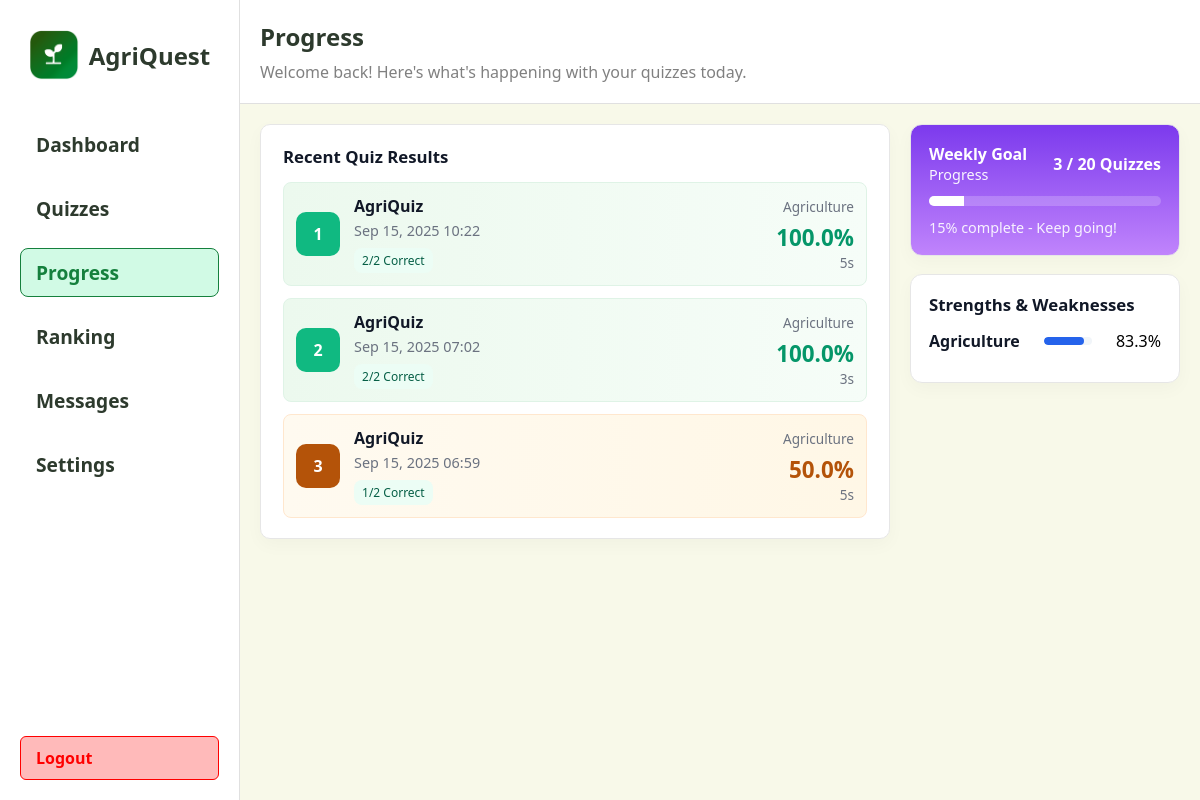
/student/progress (signed in), run on an earlier commit of the app's database.
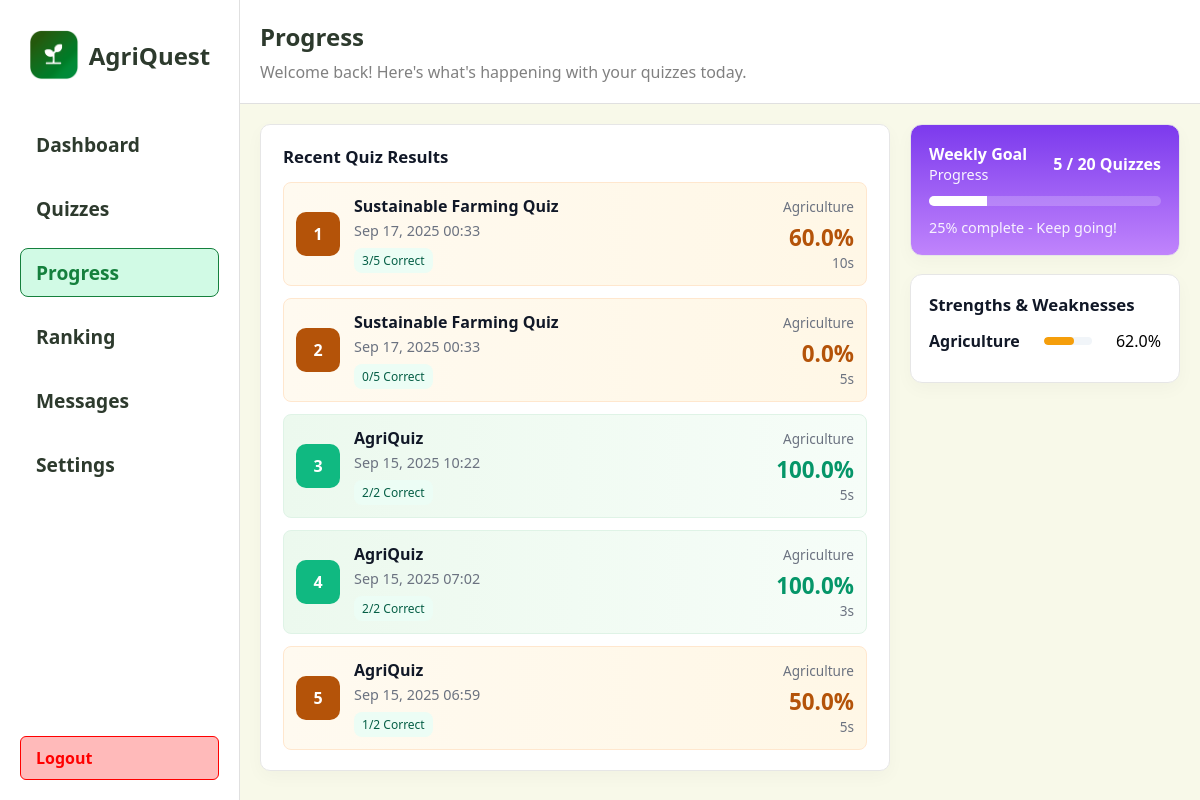
And on a later commit of the database.
### app/models.py (models this page shows)
class QuizAttempt(db.Model):
	id = db.Column(db.Integer, primary_key=True)
	quiz_id = db.Column(db.Integer, db.ForeignKey('quiz.id'), nullable=False)
	student_id = db.Column(db.Integer, db.ForeignKey('student.id'), nullable=False)
	started_at = db.Column(db.DateTime, nullable=False, default=db.func.now())
	completed_at = db.Column(db.DateTime, nullable=True)
	score = db.Column(db.Integer, nullable=True)
	percent = db.Column(db.Float, nullable=True)
	time_taken_seconds = db.Column(db.Integer, nullable=True)
	answers = db.relationship('AttemptAnswer', backref='attempt', cascade='all, delete-orphan', lazy=True)
	quiz = db.relationship('Quiz', backref=db.backref('attempts', cascade='all, delete-orphan'), lazy=True)

class Quiz(db.Model):
	id = db.Column(db.Integer, primary_key=True)
	title = db.Column(db.String(200), nullable=False)
	description = db.Column(db.Text)
	time_limit = db.Column(db.Integer, default=0)  # minutes
	difficulty = db.Column(db.String(50))
	teacher_id = db.Column(db.Integer, db.ForeignKey('teacher.id'), nullable=True)
	subject_id = db.Column(db.Integer, db.ForeignKey('subject.id'), nullable=True)
	questions = db.relationship('Question', backref='quiz', cascade='all, delete-orphan', lazy=True)
	created_at = db.Column(db.DateTime, nullable=False, default=db.func.now())

class Subject(db.Model):
	id = db.Column(db.Integer, primary_key=True)
	name = db.Column(db.String(120), unique=True, nullable=False)
	code = db.Column(db.String(20), unique=True)
	description = db.Column(db.Text)
	category = db.Column(db.String(50))
	grade_level = db.Column(db.String(20))
	quizzes = db.relationship('Quiz', backref='subject', lazy=True)

### app/routes.py (the view)
@main.route("/student/progress")
def student_progress():
    student_id = session.get('student_id')
    attempts = []
    if student_id:
        attempts = (
            QuizAttempt.query.filter_by(student_id=student_id)
            .order_by(QuizAttempt.completed_at.desc())
            .limit(25)
            .all()
        )
    try:
        goal = 5
        if student_id:
            s = Student.query.filter_by(id=student_id).first()
            if s and getattr(s, 'weekly_goal', None) is not None:
                try:
                    goal = int(s.weekly_goal)
                except Exception:
                    goal = 5
        now = datetime.utcnow()
        week_start = now - timedelta(days=7)
        completed_this_week = 0
        if student_id:
            completed_this_week = (
                QuizAttempt.query.filter(QuizAttempt.student_id == student_id, QuizAttempt.completed_at != None, QuizAttempt.completed_at >= week_start)
                .count()
            )
        percent = int((completed_this_week / goal) * 100) if goal > 0 else 0
        if percent > 100:
            percent = 100
        weekly_message = "Keep going!" if percent < 100 else "Goal reached — great job!"
    except Exception:
        goal = 5
        completed_this_week = 0
        percent = 0
        weekly_message = "Weekly progress unavailable"
    subject_strengths = []
    if student_id:
        try:
            rows = (
                db.session.query(
                    Subject.id.label('subject_id'),
                    Subject.name.label('subject_name'),
                    func.avg(QuizAttempt.percent).label('avg_percent'),
                    func.count(QuizAttempt.id).label('attempts_count')
                )
                .join(Quiz, Quiz.subject_id == Subject.id)
                .join(QuizAttempt, QuizAttempt.quiz_id == Quiz.id)
                .filter(QuizAttempt.student_id == student_id, QuizAttempt.completed_at != None, QuizAttempt.percent != None)
                .group_by(Subject.id)
                .order_by(func.avg(QuizAttempt.percent).desc())
                .all()
            )
            for r in rows:
                subject_strengths.append({
                    'id': r.subject_id,
                    'name': r.subject_name,
                    'avg_percent': round(float(r.avg_percent), 1) if r.avg_percent is not None else 0.0,
                    'attempts': int(r.attempts_count),
                })
        except Exception:
            subject_strengths = []
    return render_template(
        "student/progress.html",
        attempts=attempts,
        weekly_goal_total=goal,
        weekly_goal_completed=completed_this_week,
        weekly_goal_percent=percent,
        weekly_goal_message=weekly_message,
        subject_strengths=subject_strengths,
    )

### app/templates/student/progress.html (shortened to what the changed rows need)
<!DOCTYPE html>
<html lang="en">
  <head>
    <link
      rel="stylesheet"
      href="{{ url_for('static', filename='css/animations.css') }}"
    />
  </head>
  <body>
    <div class="right">
      <div class="section" style="width: 100%">
        <div class="section-left">
          <div class="card">
            <div class="result-list">
              {% if attempts and attempts|length > 0 %} {% for a in attempts %}
              {% set q = a.quiz %}
              <div
                class="result-item {{ 'green' if a.percent and a.percent >= 85 else ('blue' if a.percent and a.percent >= 70 else 'yellow') }}"
              >
                <div
                  class="result-icon {{ 'green' if a.percent and a.percent >= 85 else ('blue' if a.percent and a.percent >= 70 else 'yellow') }}"
                >
                  {{ loop.index }}
                </div>
                <div class="result-meta">
                  <div class="result-title">
                    {{ q.title if q else 'Quiz #' ~ a.quiz_id }}
                  </div>
                  <div class="result-sub">
                    {{ a.completed_at.strftime('%b %d, %Y %H:%M') if
                    a.completed_at else 'In progress' }}
                  </div>
                  <div class="result-pill">
                    {{ a.score if a.score is not none else '?' }}/{{
                    q.questions|length if q else '?' }} Correct
                  </div>
                </div>
                <div class="result-score">
                  {% if q and q.subject %}
                  <div
                    style="
                      font-size: 0.85rem;
                      color: #6b7280;
                      margin-bottom: 6px;
                      text-align: right;
                    "
                  >
                    {{ q.subject.name }}
                  </div>
                  {% endif %} {% if a.percent is not none %} {% if a.percent >=
                  85 %}
                  <div class="pct" style="color: #059669">
                    {{ a.percent|round(1) }}%
                  </div>
                  {% elif a.percent >= 70 %}
                  <div class="pct" style="color: #2563eb">
                    {{ a.percent|round(1) }}%
                  </div>
                  {% else %}
                  <div class="pct" style="color: #b45309">
                    {{ a.percent|round(1) }}%
                  </div>
                  {% endif %} {% else %}
                  <div class="pct">—%</div>
                  {% endif %}
                  <div class="label">
                    {{ (a.time_taken_seconds ~ 's') if a.time_taken_seconds else
                    '' }}
                  </div>
                </div>
              </div>
              {% endfor %} {% endif %}
            </div>
          </div>
        </div>
        <div class="section-right">
          <div class="weekly-goal card">
            <div class="meta">
              <div>
                <div style="font-weight: 700">Weekly Goal</div>
                <div style="font-size: 0.9rem; opacity: 0.95">Progress</div>
              </div>
              <div style="font-weight: 700">
                {{ weekly_goal_completed }} / {{ weekly_goal_total }} Quizzes
              </div>
            </div>
            <div class="progress" style="--pct: {{ weekly_goal_percent }};">
              <i></i>
            </div>
            <div style="font-size: 0.9rem; opacity: 0.9">
              {{ weekly_goal_percent }}% complete - {{ weekly_goal_message }}
            </div>
          </div>
          <div class="strengths card" style="margin-top: 12px">
            {% if subject_strengths and subject_strengths|length > 0 %} {% for s
            in subject_strengths %} {% set pct = s.avg_percent if s.avg_percent
            is not none else 0 %} {% set pct_int = pct|int %} {% if pct >= 85 %}
            {% set color = '#10b981' %} {% elif pct >= 70 %} {% set color =
            '#2563eb' %} {% elif pct >= 50 %} {% set color = '#f59e0b' %} {%
            else %} {% set color = '#ef4444' %} {% endif %}
            <div class="strength-row">
              <div class="label">{{ s.name }}</div>
              <div
                class="bar"
                style="--pct: {{ pct_int }}; --bar-color: {{ color }};"
              >
                <i></i>
              </div>
              <div style="min-width: 36px; text-align: right">
                {{ '%.1f'|format(pct) }}%
              </div>
            </div>
            {% endfor %} {% else %}
            <div style="color: #6b7280">
              No subject data yet. Take quizzes across subjects to see your
              strengths here.
            </div>
            {% endif %}
          </div>
        </div>
      </div>
    </div>
  </body>
</html>

What changed in the data, as far as the page shows it:
added QuizAttempt: completed_at "Sep 17, 2025 00:33", score "3", questions|length "5", {{ q.subject.name }} "Agriculture", percent "60.0", time_taken_seconds "10s"
added Quiz: title "Sustainable Farming Quiz"
computed for Subject "Agriculture": pct "83.3" → "62.0"
added QuizAttempt: completed_at "Sep 17, 2025 00:33", score "0", questions|length "5", {{ q.subject.name }} "Agriculture", percent "0.0", time_taken_seconds "5s"
Also different on the page:
{{ weekly_goal_completed }}: "3" → "5"
{{ weekly_goal_percent }}: "15" → "25"
